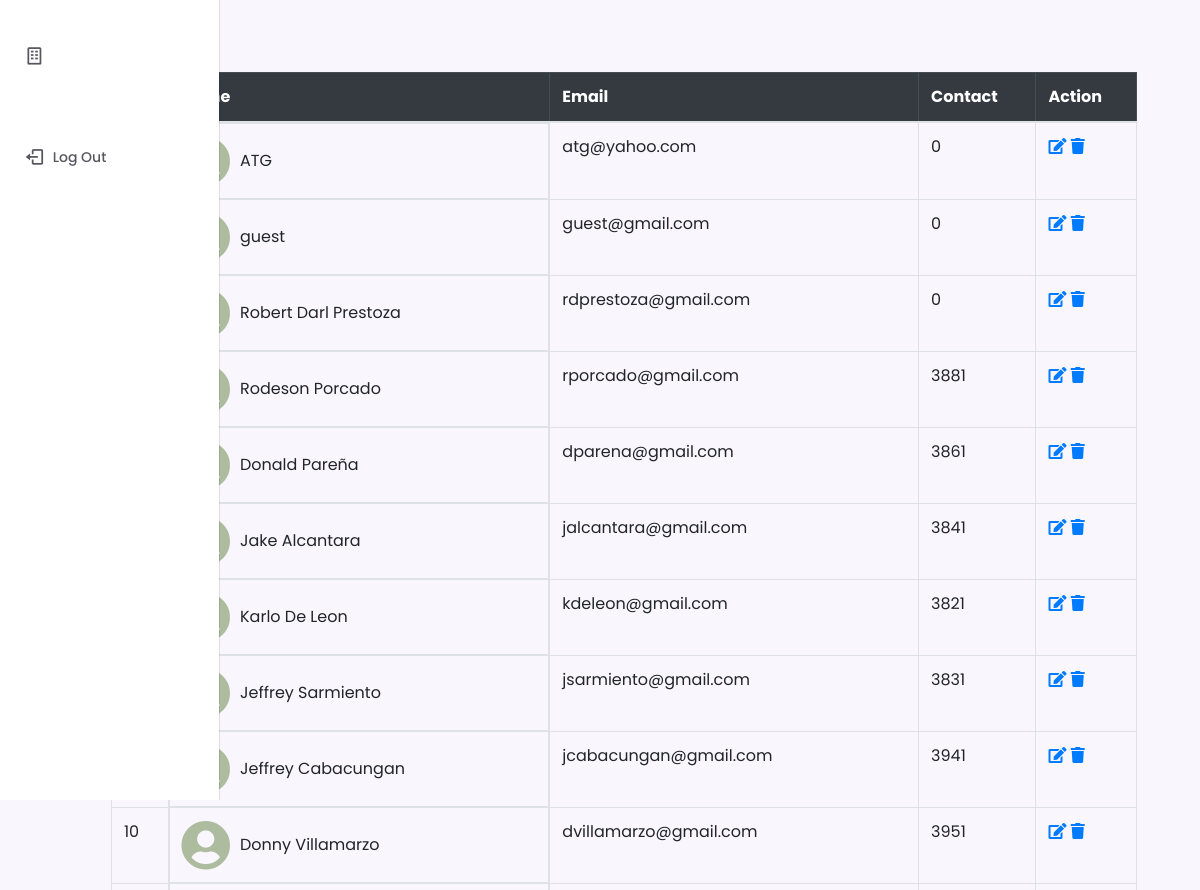
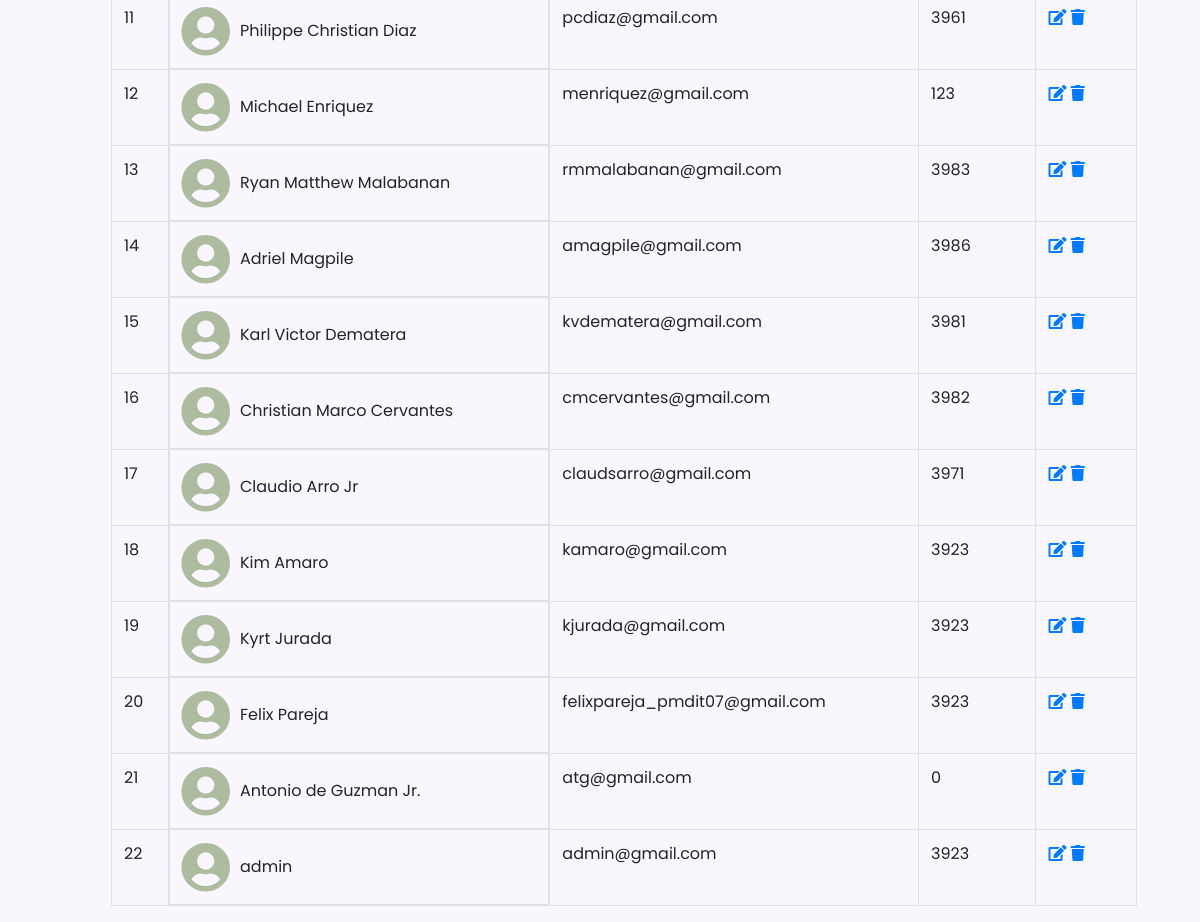
Page /views/users.php on the committed database (2 pictures, top to bottom).
### tables this page shows
CREATE TABLE `user` (
  `id` bigint(20) UNSIGNED NOT NULL,
  `username` varchar(50) NOT NULL,
  `name` varchar(255) DEFAULT NULL,
  `profile_photo` text NOT NULL,
  `email` varchar(255) DEFAULT NULL,
  `email_verified_at` timestamp NULL DEFAULT NULL,
  `contact` int(11) NOT NULL,
  `password` varchar(255) DEFAULT NULL,
  `role` int(11) NOT NULL,
  `department` varchar(50) NOT NULL,
  `section` varchar(50) NOT NULL,
  `remember_token` varchar(100) DEFAULT NULL,
  `created_at` timestamp NULL DEFAULT NULL,
  `updated_at` timestamp NULL DEFAULT NULL
);

### views/users.php (the view, shortened to what this page needs)
<!DOCTYPE html>
<html lang="en">
<head>
    <link href="https://stackpath.bootstrapcdn.com/bootstrap/4.5.2/css/bootstrap.min.css" rel="stylesheet">
    <link rel="stylesheet" href="https://cdnjs.cloudflare.com/ajax/libs/font-awesome/5.15.1/css/all.min.css">
</head>
<body>
<?php include '../layouts/sidemenu_bar.php'; ?>
    <div class="container mt-0">
        <h2>  <button type="button" class="btn btn-primary" data-toggle="modal" data-target="#addUserModal" style="margin-bottom: 10px;">
            </button></h2>
        <table class="table table-bordered">
            <thead class="table-dark">
                <tr>
                    <th>ID</th>
                    <th>Name</th>
                    <th>Email</th>
                    <th>Contact</th>
                    <th>Action</th>
                </tr>
            </thead>
            <tbody>
    <?php
    include '../databases/connection/db.php';
    $sql = "SELECT * FROM user ORDER BY id DESC, name ASC";
    $result = $conn->query($sql);
    $counter = 0;
    if ($result->num_rows > 0) {
        while ($row = $result->fetch_assoc()) {
            $counter++;
            echo "<tr>";
            echo "<td>" . $counter . "</td>";
            echo "<td style='display: flex; align-items: center;'>";
            if (!empty($row['profile_photo'])) {
                echo "<img src='../uploads/" . $row['profile_photo'] . "' alt='Profile Picture' style='color: #ADBC9F; cursor: pointer; width:50px; height:50px;'>";
            } else {
                echo "<i class='fas fa-user-circle' style='font-size: 50px; color: #ADBC9F; cursor: pointer;' onmouseover='this.style.color = '#436850';' onmouseout='this.style.color = '#ADBC9F';'></i>";
            }
            echo "<div style='margin-left: 10px;'>" . $row["name"] . "</div>";
            echo "</td>";
            echo "<td>" . $row["email"] . "</td>";
            echo "<td>" . $row["contact"] . "</td>";
            echo '<td>
                    <a href="#" data-toggle="modal" id="edit-btn" data-target="#editUserModal" data-id="' . $row["id"] . '"><i class="fas fa-edit"></i></a>
                    <a href="#" data-id="' . $row["id"] . '" id="del-btn"><i class="fas fa-trash"></i></a>
                  </td>';
            echo "</tr>";
        }
    } else {
        echo "<tr><td colspan='5'>No users found</td></tr>";
    }
    ?>
</tbody>
        </table>
    </div>
</body>
</html>

### layouts/sidemenu_bar.php (shortened to what this page needs)
<!DOCTYPE html>
<html lang="en">
  <head>
    <link rel="stylesheet" href="https://cdn.jsdelivr.net/npm/boxicons@latest/css/boxicons.min.css"/>
    <link rel="stylesheet" href="../css/sidemenu.css" />
</head>
<body>
  <?php
  $isPMDEventsActive = strpos($_SERVER['REQUEST_URI'], 'sched.php') !== false || strpos($_SERVER['REQUEST_URI'], 'settings.php') !== false;
  ?>
<div class="nav" id="navbar">
      <nav class="nav__container">
        <div>
          <div class="nav__list">
            <div class="nav__items">
        <div class="nav__items">
    <a href="../views/sched.php" class="nav__link <?php echo $isPMDEventsActive ? 'active' : ''; ?>">
        <i class="bx bx-building nav__icon <?php echo $isPMDEventsActive ? 'large-icon' : ''; ?>"></i>
    </a>
</div>
          </div>
        </div>
        <a href="#" data-toggle="modal" data-target="#confirmationModal" class="nav__link nav__logout">
          <i class="bx bx-log-out nav__icon"></i>
          <span class="nav__name">Log Out</span>
        </a>
      </nav>
    </div>
</body>
</html>

### css/sidemenu.css (style rules this page uses)
:root { --header-height: 3.5rem; --nav-width: 219px; --first-color: #140230; --first-color-light: #f4f0fa; --title-color: #19181b; --text-color: #58555e; --text-color-light: #a5a1aa; --body-color: #f9f6fd; --container-color: #ffffff; --body-font: "Poppins", sans-serif; --normal-font-size: 0.938rem; --small-font-size: 0.75rem; --smaller-font-size: 0.75rem; --font-medium: 500; --font-semi-bold: 600; --z-fixed: 100; }
@media screen and (min-width: 1024px) { :root { --normal-font-size: 1rem; --small-font-size: 0.875rem; --smaller-font-size: 0.813rem; } }
body { padding: 1rem 1rem 0; font-family: var(--body-font); font-size: var(--normal-font-size); background-color: var(--body-color); color: var(--text-color); }
a { text-decoration: none; }
.nav { position: fixed; top: 0; left: -100%; height: 100vh; padding: 1rem 1rem 0; background-color: var(--container-color); box-shadow: 1px 0 0 rgba(22, 8, 43, 0.1); z-index: var(--z-fixed); transition: 0.4s; }
.nav__container { height: 100%; display: flex; flex-direction: column; justify-content: space-between; padding-bottom: 3rem; overflow: auto; scrollbar-width: none; }
.nav__list, .nav__items { display: grid; }
.nav__list { row-gap: 2.5rem; }
.nav__items { row-gap: 1.5rem; }
.nav__link { display: flex; align-items: center; color: var(--text-color); }
.nav__icon { font-size: 1.2rem; margin-right: 0.5rem; }
.nav__name { font-size: var(--small-font-size); font-weight: var(--font-medium); white-space: nowrap; }
.nav__logout { margin-top: 5rem; }
@media screen and (min-width: 768px) { body { padding: 1rem 3rem 0 6rem; } }
@media screen and (min-width: 768px) { .nav { left: 0; padding: 1.2rem 1.5rem 0; width: 68px; } }
@media screen and (min-width: 768px) { .nav__items { row-gap: 1.7rem; } }
@media screen and (min-width: 768px) { .nav__icon { font-size: 1.3rem; } }
@media screen and (min-width: 768px) { .nav__logo-name, .nav__name, .nav__subtitle, .nav__dropdown-icon { opacity: 0; transition: 0.3s; } }

### views/users.php (style rules this page uses)
body { font-family: Arial, sans-serif; }

### rows in the picture
user: name "ATG", email "atg@yahoo.com", contact "0"
user: name "guest", email "guest@gmail.com", contact "0"
user: name "Robert Darl Prestoza", email "rdprestoza@gmail.com", contact "0"
user: name "Rodeson Porcado", email "rporcado@gmail.com", contact "3881"
user: name "Donald Pareña", email "dparena@gmail.com", contact "3861"
user: name "Jake Alcantara", email "jalcantara@gmail.com", contact "3841"
user: name "Karlo De Leon", email "kdeleon@gmail.com", contact "3821"
user: name "Jeffrey Sarmiento", email "jsarmiento@gmail.com", contact "3831"
user: name "Jeffrey Cabacungan", email "jcabacungan@gmail.com", contact "3941"
user: name "Donny Villamarzo", email "dvillamarzo@gmail.com", contact "3951"
user: name "Philippe Christian Diaz", email "pcdiaz@gmail.com", contact "3961"
user: name "Michael Enriquez", email "menriquez@gmail.com", contact "123"
user: name "Ryan Matthew Malabanan", email "rmmalabanan@gmail.com", contact "3983"
user: name "Adriel Magpile", email "amagpile@gmail.com", contact "3986"
user: name "Karl Victor Dematera", email "kvdematera@gmail.com", contact "3981"
user: name "Christian Marco Cervantes", email "cmcervantes@gmail.com", contact "3982"
user: name "Claudio Arro Jr", email "claudsarro@gmail.com", contact "3971"
user: name "Kim Amaro", email "kamaro@gmail.com", contact "3923"
user: name "Kyrt Jurada", email "kjurada@gmail.com", contact "3923"
user: name "Felix Pareja", email "felixpareja_pmdit07@gmail.com", contact "3923"
user: name "Antonio de Guzman Jr.", email "atg@gmail.com", contact "0"
user: name "admin", email "admin@gmail.com", contact "3923"
